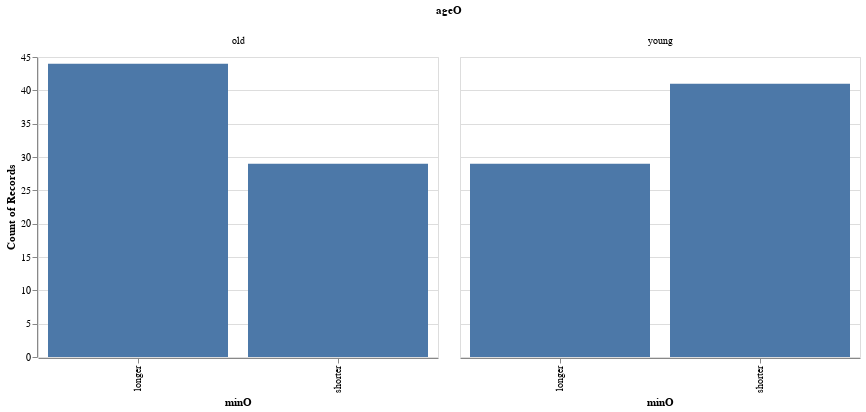

The code cell stored with this chart in its notebook:
### Code cell
alt.Chart(wnba).mark_bar().encode(
    alt.X("minO:N"),
    y='count()',
    column = 'ageO:N',
    tooltip = 'count()'
)

### Figure 1 — Vega-Lite specification as saved in the notebook (floating-point values rounded to 4 significant figures; data arrays with more than 128 entries replaced by an {"elided": "..."} marker saying what was removed)
{"$schema": "https://vega.github.io/schema/vega-lite/v2.6.0.json", "config": {"view": {"height": 300, "width": 400}}, "data": {"name": "data-c2682d882a56f30052db08876f776d03"}, "datasets": {"data-c2682d882a56f30052db08876f776d03": {"elided": "143 records"}}, "encoding": {"column": {"field": "ageO", "type": "nominal"}, "tooltip": {"aggregate": "count", "type": "quantitative"}, "x": {"field": "minO", "type": "nominal"}, "y": {"aggregate": "count", "type": "quantitative"}}, "mark": "bar"}
